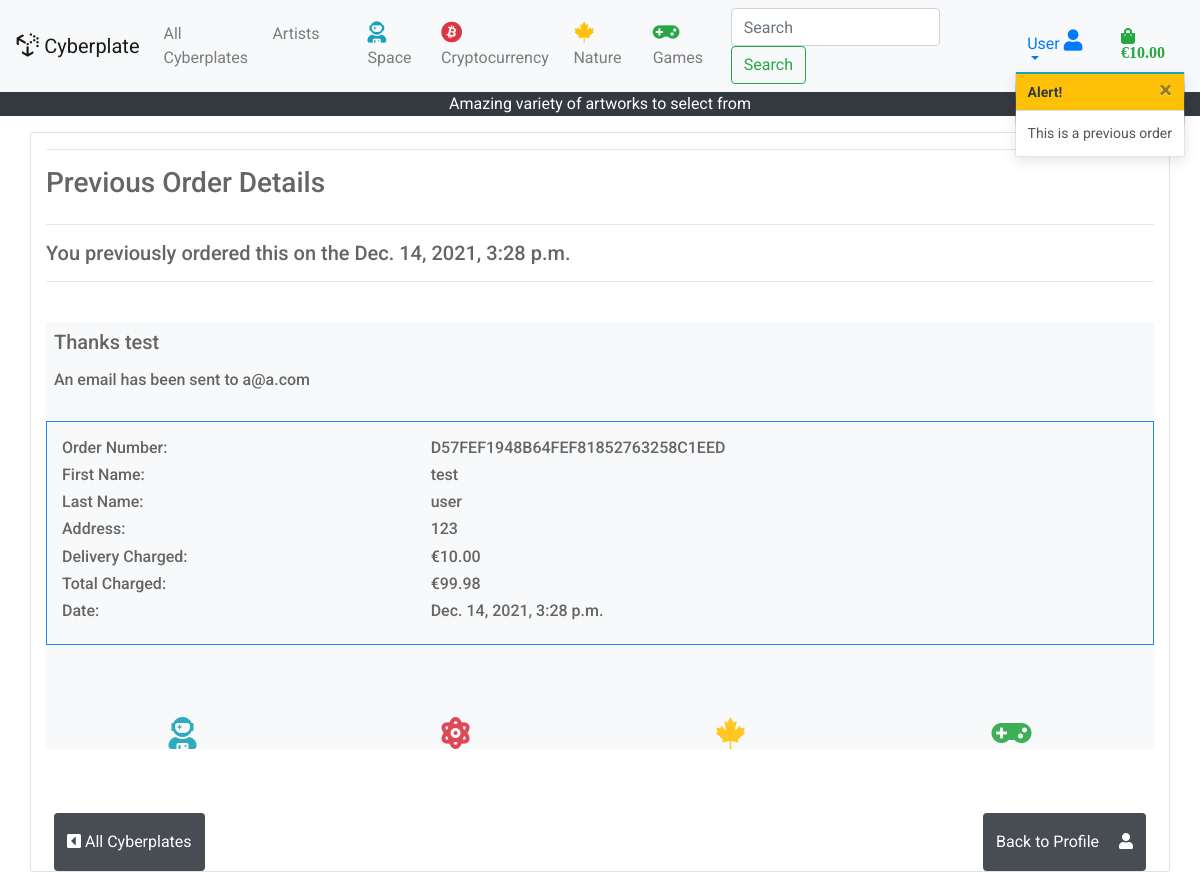
/profile/order_history/D57FEF1948B64FEF81852763258C1EED, run on the app's committed database.
### checkout/models.py (models this page shows, shortened)
class Order(models.Model):
    users_order_number = models.CharField(max_length=50,
                                          null=False, editable=False)
    user_profile = models.ForeignKey(UserProfile, on_delete=models.SET_NULL,
                                     null=True, blank=True,
                                     related_name='orders')
    first_name = models.CharField(max_length=50, null=False, blank=False)
    last_name = models.CharField(max_length=50, null=False, blank=False)
    email = models.EmailField(max_length=50, null=False, blank=False)
    phone = models.CharField(max_length=50, null=False, blank=False)
    street = models.CharField(max_length=100, null=False, blank=False)
    town = models.CharField(max_length=100, null=False, blank=True)
    country = models.CharField(max_length=100, null=False, blank=True)
    order_date = models.DateTimeField(auto_now_add=True)
    order_total = models.DecimalField(max_digits=8,
                                      decimal_places=2, null=False, default=0)
    grand_total = models.DecimalField(max_digits=8,
                                      decimal_places=2, null=False, default=0)
    original_bag = models.TextField(null=False, blank=False, default='')
    stripe_pid = models.CharField(max_length=254,
                                  null=False, blank=False, default='')

### profiles/views.py (the view)
# urls.py: path('order_history/<users_order_number>',
def order_history(request, users_order_number):
    order = get_object_or_404(Order, users_order_number=users_order_number)
    messages.info(request, (f'This is a previous order'))
    template = 'checkout/order_success.html'
    context = {
        'order': order,
        'from_profile': True,
    }
    return render(request, template, context)

### shopping_bag/context.py (called while the page is built, shortened)
def bag_contents(request):
    bag_items = []
    total = 0
    product_count = 0
    bag = request.session.get('bag', {})
    if total < settings.FREE_DELIVERY_THRESHOLD:
        delivery = 10
        free_delivery_delta = settings.FREE_DELIVERY_THRESHOLD - total
    else:
        delivery = 0
        free_delivery_delta = 0
    grand_total = delivery + total
    context = {
        'bag_items': bag_items,
        'total': total,
        'product_count': product_count,
        'delivery': delivery,
        'free_delivery_delta': free_delivery_delta,
        'free_delivery_threshold': settings.FREE_DELIVERY_THRESHOLD,
        'grand_total': grand_total,
    }
    return context

### checkout/templates/checkout/order_success.html (shortened to what this page needs)
{% extends "base.html" %}
{% load static %}
{% block content %}
<div class="container h-75">
    <div class="row h-100">
        <div class="col card">
            <hr>
            {% if from_profile %}
            <h3 class="logo-font">Previous Order Details </h3>
            {% else %}
            <h3 class="logo-font">Order Complete! </h3>
            {% endif %}
            <div>
                <hr>
                {% if from_profile %}
                <h5 class="logo-font">You previously ordered this on the {{ order.order_date }}</h5>
                {% else %}
                <h5 class="logo-font">Your Order Has Been Complete, details below:</h5>
                {% endif %}
                <hr>
                <br>
                <div class="bg-light">
                <h5 class="logo-font bg-light pt-2 pl-2">Thanks {{ order.first_name }}</h5>
                <h6 class="logo-font bg-light pt-2 pl-2">An email has been sent to {{ order.email }}</h6>
                <br>
                <div class="container-fluid pt-3 pb-3 justify-content-center bg-light border border-primary">
                <div class="row bg-light">
                    <div class="col-12 col-md-4">
                        <h6>Order Number:</h6>
                    </div>
                    <div class="col-12 col-md-4">
                        <h6>{{ order.users_order_number }}</h6>
                    </div>
                </div>
                <div class="row bg-light">
                    <div class="col-12 col-md-4">
                        <h6>First Name:</h6>
                    </div>
                    <div class="col-12 col-md-4">
                        <h6>{{ order.first_name }}</h6>
                    </div>
                </div>
                <div class="row bg-light ">
                    <div class="col-12 col-md-4">
                        <h6>Last Name:</h6>
                    </div>
                    <div class="col-12 col-md-4">
                        <h6>{{ order.last_name }}</h6>
                    </div>
                </div>
                <div class="row bg-light">
                    <div class="col-12 col-md-4">
                        <h6>Address:</h6>
                    </div>
                    <div class="col-12 col-md-4">
                        <h6>{{ order.street }}</h6>
                    </div>
                </div>
                <div class="row bg-light">
                    <div class="col-12 col-md-4">
                        <h6>Delivery Charged:</h6>
                        <h6>Total Charged:</h6>
                    </div>
                    <div class="col-12 col-md-4">
                        <h6>€{{ delivery|floatformat:2 }}</h6>
                        <h6>€{{ order.grand_total|floatformat:2 }}</h6>
                    </div>
                </div>
                <div class="row bg-light">
                    <div class="col-12 col-md-4">
                        <h6>Date:</h6>
                    </div>
                    <div class="col-12 col-md-4">
                        <h6>{{ order.order_date }}</h6>
                    </div>
                </div>
            </div>
                <br>
                <br>
                <br>
                <div class="row justify-content-between mx-auto">
                     <i class="fas fa-user-astronaut mx-auto text-info fa-2x"></i>
                     <i class="fas fa-atom mx-auto text-danger fa-2x"></i>
                     <i class="fab fa-canadian-maple-leaf mx-auto text-warning fa-2x"></i>
                     <i class="fas fa-gamepad mx-auto text-success fa-2x"></i>
                </div>
                {% if from_profile %}
                <p class="text-center mt-5">
                    <a href="{% url 'products' %}" class="float-left btn bg-dark rounded-3 py-3 ml-2 text-white mt-3"><i
                      class="fas fa-caret-square-left"></i> All Cyberplates</a>
                    <a href="{% url 'profile' %}"
                      class="btn bg-dark float-right rounded-3 py-3 mr-2 text-white mt-3">Back to Profile <i class=" ml-3 fas fa-user"></i></a>
                  </p>
                {% else %}
                <a href="{% url 'products' %}" class="float-left btn bg-dark rounded-3 py-3 ml-2 text-white mt-3"><i
                    class="fas fa-caret-square-left"></i> All Cyberplates</a>
                {% endif %}
            </div>
            </div>
        </div>
    </div>
</div>
{% endblock %}

### static/css/base.css (style rules this page uses)
html { height: 100%; font-family: 'Roboto', sans-serif; }
body { background: url('../../media/ms4background.jpg') no-repeat center center fixed; background-size: cover; height: calc(100vh - 164px); color: #555; font-family: 'Roboto', sans-serif; }
.card { opacity: 0.9 }

### data on the page
Order: order_date "Dec. 14, 2021, 3:28 p.m.", first_name "test", email "a@a.com", users_order_number "D57FEF1948B64FEF81852763258C1EED", last_name "user", street "123", grand_total "99.98"

### other printed values
{{ grand_total|floatformat:2 }} "10.00"
{{ message }} "This is a previous order"
{{ delivery|floatformat:2 }} "10.00"
